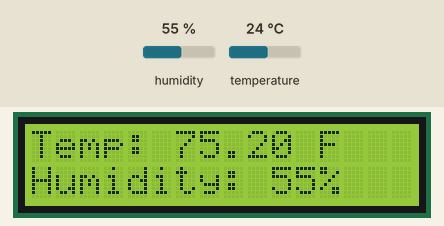
Bench run of a sketch on a simulated Arduino Uno, built with avr-gcc and run on an emulated ATmega328P. Parts: 16×2 character LCD. The test bench sets the inputs (shaded band); at power-on: humidity 55 %, temperature 24 °C. What the sketch prints to the serial monitor is not drawn.

Above: at 1.2 s.
1.3 s: humidity set to 22 %
At 2.9 s:
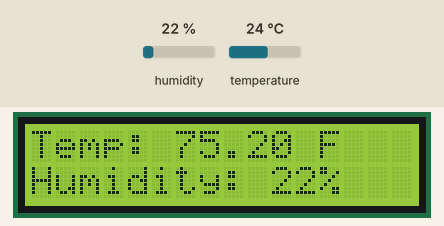
3.4 s: temperature set to 12 °C
At 5.8 s:
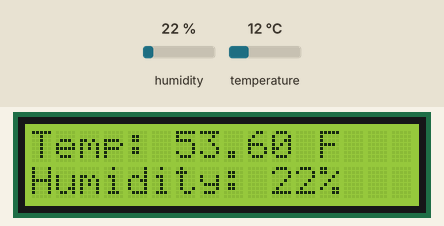
6.1 s: humidity set to 40 %
At 7.0 s:
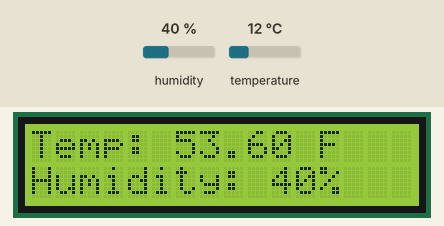
8.2 s: temperature set to 19 °C
At 10.1 s:
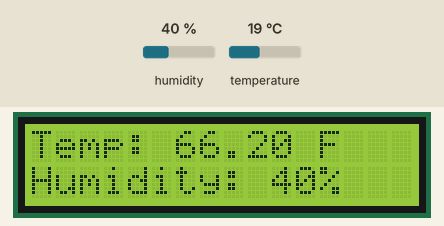
Timing chart, 0 to 11.6 s (numbered marks = the images above; inputs shaded):
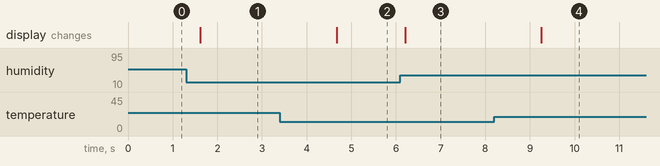

The sketch:

main.ino
```cpp
#include <LiquidCrystal.h>
#include <string.h>
#include <ctype.h>
#include <stdlib.h>
#include <SimpleDHT.h>

int DHTpin = 3;
SimpleDHT11 dht11;

LiquidCrystal lcd(7,8,9,10,11,12);
char buff[10];

void setup() {
  Serial.begin(9600);
  lcd.begin(16,2);
  lcd.setCursor(0,0);
  lcd.clear();
}

void loop() {
  byte temp = 0;
  byte humidity = 0;
  byte rawdata[40];
  float fahr;
  memset(rawdata, 0, 40);

  if (dht11.read(DHTpin, &temp, &humidity, rawdata)){
    Serial.println("Read DHT11 failed");
    return;
  }

  fahr = ((int)temp * 1.8) + 32;

  lcd.setCursor(0,0);
  lcd.print("Temp: ");
  //itoa((int)temp, buff, 10);
  //lcd.print(buff);
  //lcd.print(" C ");
  lcd.print(fahr);
  lcd.print(" F");

  lcd.setCursor(0,1);
  lcd.print("Humidity: ");
  itoa((int)humidity, buff, 10);
  lcd.print(buff);
  lcd.print("%");

  Serial.print((int)temp);
  Serial.print("C, ");
  Serial.print((int)humidity);
  Serial.println("%");

  delay(1500);
  /*
  if (Serial.available()){
    delay(100);
    lcd.clear();
    memset(buff, 0, sizebuf); // clears buffer
    index = 0;
    while (Serial.available() > 0){
      char inputchar = Serial.read();
      //Serial.print(inputchar);
      if (inputchar != '\n')
      {
        buff[index] = inputchar;
        ++index;
      }
    }

    lcd.print(buff);
    if (evaluate(buff)) // success
    {
      lcd.setCursor(0,1);
      lcd.print(buff);
      lcd.setCursor(0,0);
    }
    else
    {
      if (clrs) // clear screen
      {
        lcd.clear();
      }
    }
  }
  */

} // void loop
```

Measured:
- after the input at 1.3 s, the display: changes after 0.32 s (image 1)
- after the input at 3.4 s, the display: changes after 1.3 s (image 2)
- after the input at 6.1 s, the display: changes after 0.10 s (image 3)
- after the input at 8.2 s, the display: changes after 1.1 s (image 4)
